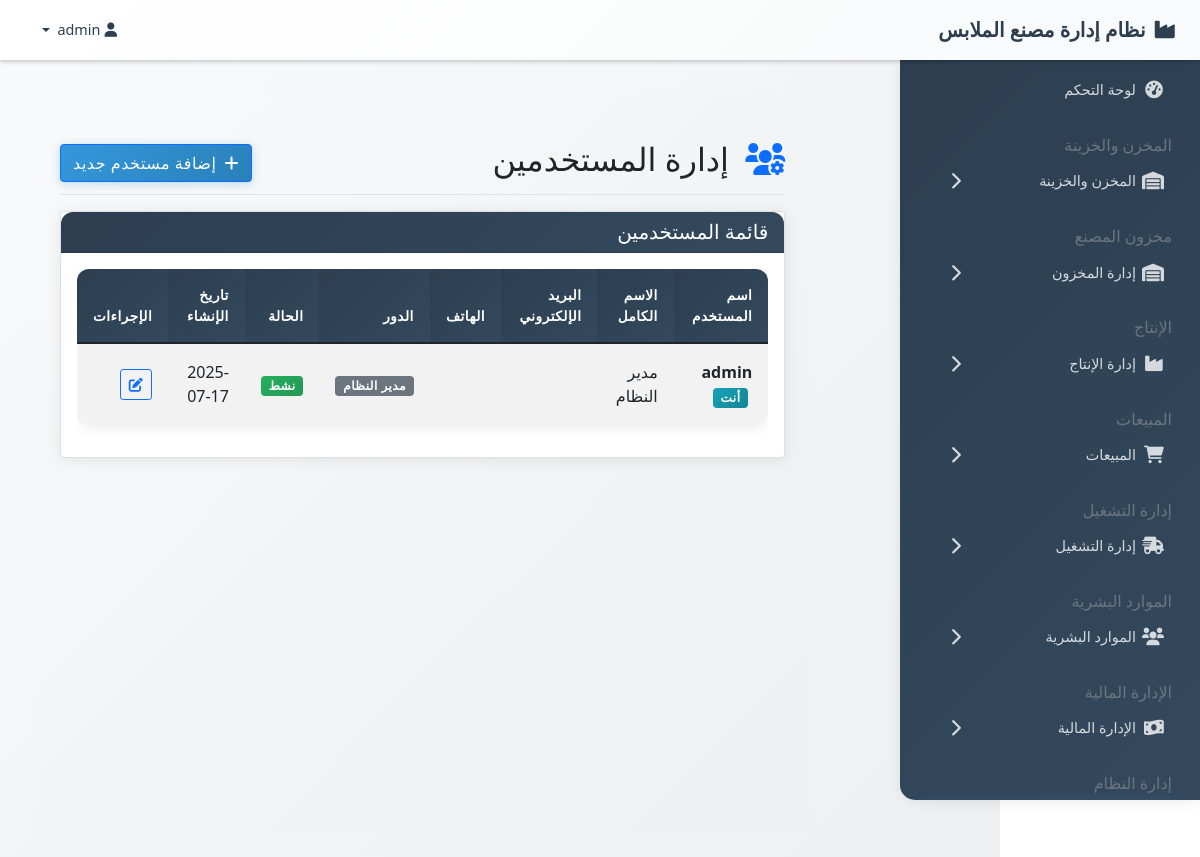
The page /admin/users.php (signed in) on the database its author committed.
### tables this page shows
CREATE TABLE `users`  (
  `id` int(11) NOT NULL AUTO_INCREMENT,
  `username` varchar(50) NOT NULL,
  `password` varchar(255) NOT NULL,
  `full_name` varchar(100) NOT NULL,
  `email` varchar(100) NULL DEFAULT NULL,
  `phone` varchar(20) NULL DEFAULT NULL,
  `role` enum('admin','supervisor','accountant','worker','sales_rep','limited_user') NOT NULL,
  `permissions` json NULL,
  `is_active` tinyint(1) NULL DEFAULT 1,
  `created_at` timestamp NOT NULL DEFAULT CURRENT_TIMESTAMP,
  `updated_at` timestamp NOT NULL DEFAULT CURRENT_TIMESTAMP ON UPDATE CURRENT_TIMESTAMP,
  `branch_id` int(11) NULL DEFAULT NULL,
  PRIMARY KEY (`id`) USING BTREE,
  UNIQUE INDEX `username`(`username`) USING BTREE,
  INDEX `branch_id`(`branch_id`) USING BTREE,
  CONSTRAINT `users_ibfk_1` FOREIGN KEY (`branch_id`) REFERENCES `branches` (`id`) ON DELETE RESTRICT ON UPDATE RESTRICT
);

### admin/users.php (the view, shortened to what this page needs)
<?php
require_once '../config/config.php';
$stmt = $pdo->query("SELECT * FROM users ORDER BY created_at DESC");
$users = $stmt->fetchAll();
$roles = [
    'admin' => 'مدير النظام',
    'supervisor' => 'مشرف',
    'accountant' => 'محاسب',
    'worker' => 'عامل',
    'sales_rep' => 'مندوب مبيعات',
    'limited_user' => 'مستخدم محدود'
];
include '../includes/header.php';
?>
<!DOCTYPE html>
<html lang="ar" dir="rtl">
<head>
    <link href="https://cdn.jsdelivr.net/npm/bootstrap@5.1.3/dist/css/bootstrap.rtl.min.css" rel="stylesheet">
    <link href="https://cdnjs.cloudflare.com/ajax/libs/font-awesome/6.0.0/css/all.min.css" rel="stylesheet">
    <link href="<?= BASE_URL ?>/../assets/css/style.css" rel="stylesheet">
</head>
<body>
    <!DOCTYPE html>
<html lang="ar" dir="rtl">
<head>
    <link href="https://cdn.jsdelivr.net/npm/bootstrap@5.1.3/dist/css/bootstrap.rtl.min.css" rel="stylesheet">
    <link href="https://cdnjs.cloudflare.com/ajax/libs/font-awesome/6.0.0/css/all.min.css" rel="stylesheet">
    <link href="<?= BASE_URL ?>/../assets/css/style.css" rel="stylesheet">
</head>
<body>
    <?php include '../includes/navbar.php'; ?>
    <div class="container-fluid">
    <div class="row">
        <?php include '../includes/sidebar.php'; ?>
        <main class="col-md-9 ms-sm-auto col-lg-10 px-md-4 main-content">
            <div class="d-flex justify-content-between flex-wrap flex-md-nowrap align-items-center pt-3 pb-2 mb-3 border-bottom">
                <h1 class="h2">
                    <i class="fas fa-users-cog text-primary me-2"></i>
                    إدارة المستخدمين
                </h1>
                <button type="button" class="btn btn-primary" data-bs-toggle="modal" data-bs-target="#addUserModal">
                    <i class="fas fa-plus me-2"></i>إضافة مستخدم جديد
                </button>
            </div>
            <div class="card">
                <div class="card-header">
                    <h5>قائمة المستخدمين</h5>
                </div>
                <div class="card-body">
                    <div class="table-responsive">
                        <table class="table table-striped table-hover">
                            <thead>
                                <tr>
                                    <th>اسم المستخدم</th>
                                    <th>الاسم الكامل</th>
                                    <th>البريد الإلكتروني</th>
                                    <th>الهاتف</th>
                                    <th>الدور</th>
                                    <th>الحالة</th>
                                    <th>تاريخ الإنشاء</th>
                                    <th>الإجراءات</th>
                                </tr>
                            </thead>
                            <tbody>
                                <?php foreach ($users as $user): ?>
                                <tr>
                                    <td>
                                        <strong><?= htmlspecialchars($user['username']) ?></strong>
                                        <?php if ($user['id'] == $_SESSION['user_id']): ?>
                                            <span class="badge bg-info ms-1">أنت</span>
                                        <?php endif; ?>
                                    </td>
                                    <td><?= htmlspecialchars($user['full_name']) ?></td>
                                    <td><?= htmlspecialchars($user['email']) ?></td>
                                    <td><?= htmlspecialchars($user['phone']) ?></td>
                                    <td>
                                        <span class="badge bg-secondary"><?= $roles[$user['role']] ?? $user['role'] ?></span>
                                    </td>
                                    <td>
                                        <?php if ($user['is_active']): ?>
                                            <span class="badge bg-success">نشط</span>
                                        <?php else: ?>
                                            <span class="badge bg-danger">معطل</span>
                                        <?php endif; ?>
                                    </td>
                                    <td><?= date('Y-m-d', strtotime($user['created_at'])) ?></td>
                                    <td>
                                        <button type="button" class="btn btn-sm btn-outline-primary"
                                                data-bs-toggle="modal" data-bs-target="#editUserModal<?= $user['id'] ?>">
                                            <i class="fas fa-edit"></i>
                                        </button>
                                    </td>
                                </tr>
                                <?php endforeach; ?>
                            </tbody>
                        </table>
                    </div>
                </div>
            </div>
        </main>
    </div>
</div>
<?php include '../includes/footer.php'; ?>
</body>
</html>
</body>
</html>

### assets/css/style.css (style rules this page uses)
* { box-sizing: border-box; }
body { margin: 0; padding: 0; font-family: 'Segoe UI', Tahoma, Geneva, Verdana, sans-serif; background-color: #f8f9fa; padding-top: 60px; }
.main-content { margin-right: 0; padding: 25px; min-height: calc(100vh - 60px); transition: margin-right 0.4s cubic-bezier(0.25, 0.46, 0.45, 0.94); background: linear-gradient(135deg, #f8f9fa 0%, #ecf0f1 100%); }
.table { background: #ffffff; border-radius: 12px; overflow: hidden; box-shadow: 0 2px 15px rgba(0, 0, 0, 0.08); }
.table thead th { background: linear-gradient(135deg, #2c3e50, #34495e); color: #ffffff; border: none; font-weight: 600; text-transform: uppercase; letter-spacing: 0.5px; font-size: 0.85rem; padding: 1rem; }
.table tbody td { padding: 1rem; border-color: #ecf0f1; vertical-align: middle; }
.card { border: none; border-radius: 12px; box-shadow: 0 2px 15px rgba(0, 0, 0, 0.08); transition: all 0.3s ease; margin-bottom: 20px; background: #ffffff; }
.card-header { background: linear-gradient(135deg, #2c3e50, #34495e); color: #ffffff; border-bottom: none; border-radius: 12px 12px 0 0 !important; padding: 1rem 1.5rem; font-weight: 600; }
.card-header h5, .card-header h6 { color: #ffffff; margin: 0; }
.btn { border-radius: 8px; font-weight: 500; padding: 0.5rem 1.5rem; transition: all 0.3s ease; border: none; }
.badge.bg-success { background: linear-gradient(135deg, #27ae60, #229954) !important; }
.main-content { background: linear-gradient(135deg, #f8f9fa 0%, #ecf0f1 100%); min-height: calc(100vh - 60px); padding-top: 2rem; }
.table tbody tr { transition: all 0.3s ease; }
.btn { border-radius: 8px; font-weight: 500; padding: 0.5rem 1.5rem; transition: all 0.3s ease; border: none; text-transform: uppercase; letter-spacing: 0.5px; font-size: 0.85rem; }
.btn-primary { background: linear-gradient(135deg, #3498db, #2980b9); box-shadow: 0 2px 10px rgba(52, 152, 219, 0.3); }
.badge { border-radius: 20px; padding: 0.5rem 1rem; font-weight: 600; font-size: 0.75rem; text-transform: uppercase; letter-spacing: 0.5px; }
.badge.bg-info { background: linear-gradient(135deg, #17a2b8, #138496) !important; }

### rows shown on the page
users: username "admin", shows "أنت", full_name "مدير النظام", role "مدير النظام", is_active "نشط", created_at "2025-07-17"

### other values the page prints
SYSTEM_NAME "نظام إدارة مصنع الملابس"
